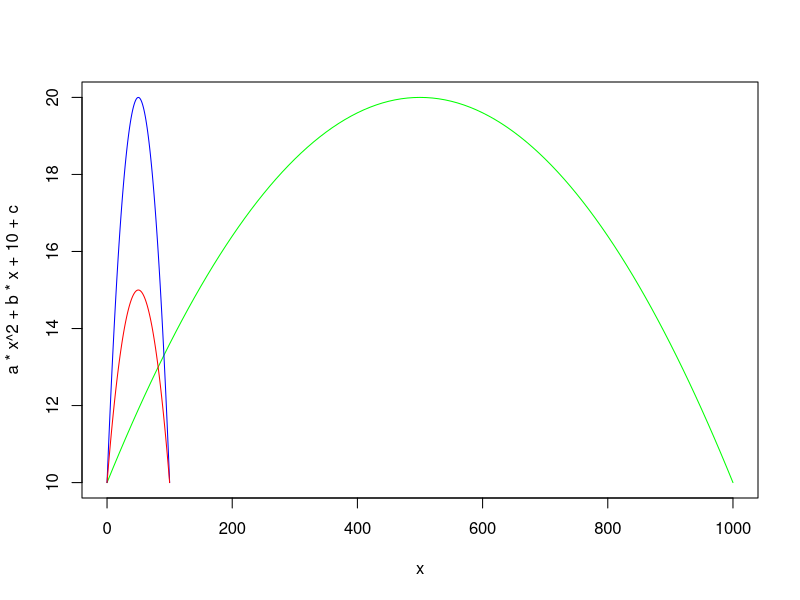

The R script that drew this image:
## ---- chunk 1
tiro <- function(d,h, col, add = TRUE){
  a <- -h/(d/2)^2 
  b <- 4*h/d
  c <- h+a*(d/2)^2
  
  curve(a*x^2+b*x+10+c, from = 0, to = d, add = add, col = col)
}
tiro(1000,10, "green", FALSE)
tiro(100,10, "blue")
tiro(100,5, "red")
